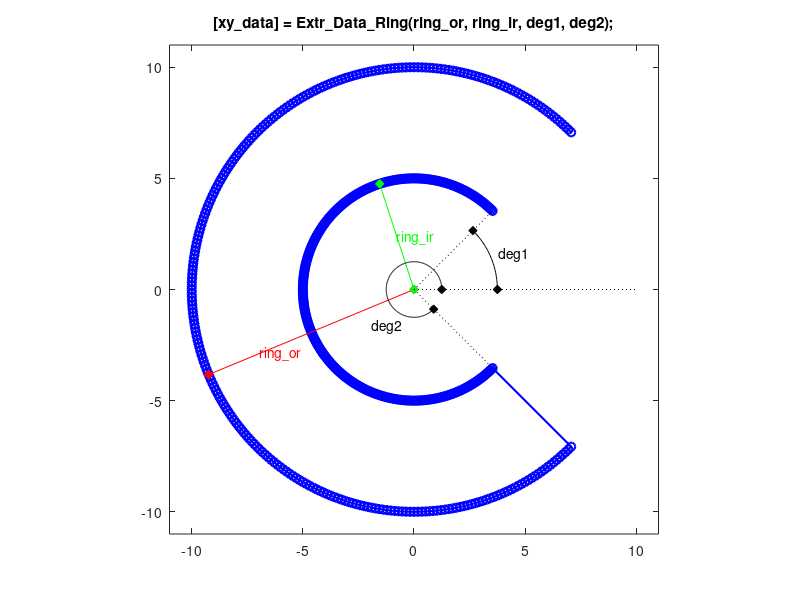

Write the MATLAB code that produced this figure.
function [xy_data] = Extr_Data_Ring(ring_or, ring_ir, deg1, deg2, varargin)
%Extr_Data_Ring Produce extrusion data for a ring.
%   [xy_data] = Extr_Data_Ring(ring_or, ring_ir, deg1, deg2)
%   This function returns x-y data for a ring.  
%   You can specify:
%       Outer radius	ring_or
%       Inner radius	ring_ir
%       Start angle     deg1
%       Finish angle	deg2
%
%   To see a plot showing parameter values, enter the name
%   of the function with no arguments
%   >> Extr_Data_Ring
%
%   To see a plot created with your parameter values, 
%   add 'plot' as the final argument
%   >> Extr_Data_Ring(10,5,45,315,'plot')

% Copyright 2012-2014 The MathWorks, Inc.

% DEFAULT DATA TO SHOW DIAGRAM
if (nargin == 0)
    deg1 = 45;
    deg2 = 315;
    ring_or = 10;
    ring_ir = 5;
end

% CHECK IF PLOT SHOULD BE PRODUCED
if (isempty(varargin))
    showplot = 'n';
else
    showplot = varargin;
end

% CALCULATE EXTRUSION DATA
theta = [(deg1:1:deg2) ]'*pi/180;
unit_circle = [cos(theta), sin(theta)];
if(ring_ir>0)
    xy_data = [ring_or * unit_circle; ring_ir * flipud(unit_circle)];
else
    xy_data = [ring_or * unit_circle];
end

% PLOT DIAGRAM TO SHOW PARAMETERS AND EXTRUSION
if (nargin == 0 || strcmpi(showplot,'plot'))
    % PLOT EXTRUSION
    plot(xy_data(:,1),xy_data(:,2),'b-o','LineWidth',1.5);
    axis('square');
    axis([-1.1 1.1 -1.1 1.1]*ring_or);
    
    % SHOW PARAMETERS
    hold on
    
    ir_label_ang = deg1+deg2*0.2;
    or_label_ang = deg1+deg2*0.5;
    plot([0 ring_or*(cos(or_label_ang*pi/180))],[0 ring_or*(sin(or_label_ang*pi/180))],'r-d','MarkerFaceColor','r');
    text(cos(or_label_ang*pi/180)*0.75*ring_or,sin(or_label_ang*pi/180)*0.75*ring_or,'{\color{red}ring\_or}');
    
    plot([0 ring_ir*(cos(ir_label_ang*pi/180))],[0 ring_ir*(sin(ir_label_ang*pi/180))],'g-d','MarkerFaceColor','g');
    text(cos(ir_label_ang*pi/180)*0.5*ring_ir,sin(ir_label_ang*pi/180)*0.5*ring_ir,'{\color{green}ring\_ir}');
    
    plot([0 ring_or],[0 0],'k:');
    plot([0 ring_ir*cos(deg1*pi/180)],[0 ring_ir*sin(deg1*pi/180)],'k:');
    plot([0 ring_ir*cos(deg2*pi/180)],[0 ring_ir*sin(deg2*pi/180)],'k:');    

    arc1_r = 0.75*ring_ir;
    arc1 = [(0:1:deg1)]'*pi/180;
    plot(cos(arc1)*arc1_r,sin(arc1)*arc1_r,'k-');
    plot(cos(arc1(1))*arc1_r,sin(arc1(1))*arc1_r,'kd','MarkerFaceColor','k');
    plot(cos(arc1(end))*arc1_r,sin(arc1(end))*arc1_r,'kd','MarkerFaceColor','k');
    text(cos(deg1/2*pi/180)*arc1_r*1.1,sin(deg1/2*pi/180)*arc1_r*1.1,'deg1');

    arc2_r = 0.25*ring_ir;
    arc2 = [(0:1:deg2)]'*pi/180;
    plot(cos(arc2)*arc2_r,sin(arc2)*arc2_r,'k-');
    plot(cos(arc2(1))*arc2_r,sin(arc2(1))*arc2_r,'kd','MarkerFaceColor','k');
    plot(cos(arc2(end))*arc2_r,sin(arc2(end))*arc2_r,'kd','MarkerFaceColor','k');
    text(cos(0.7*deg2*pi/180)*arc2_r*2,sin(0.7*deg2*pi/180)*arc2_r*2,'deg2');
    title(['[xy\_data] = Extr\_Data\_Ring(ring\_or, ring\_ir, deg1, deg2);']);
    hold off
    clear xy_data
end
